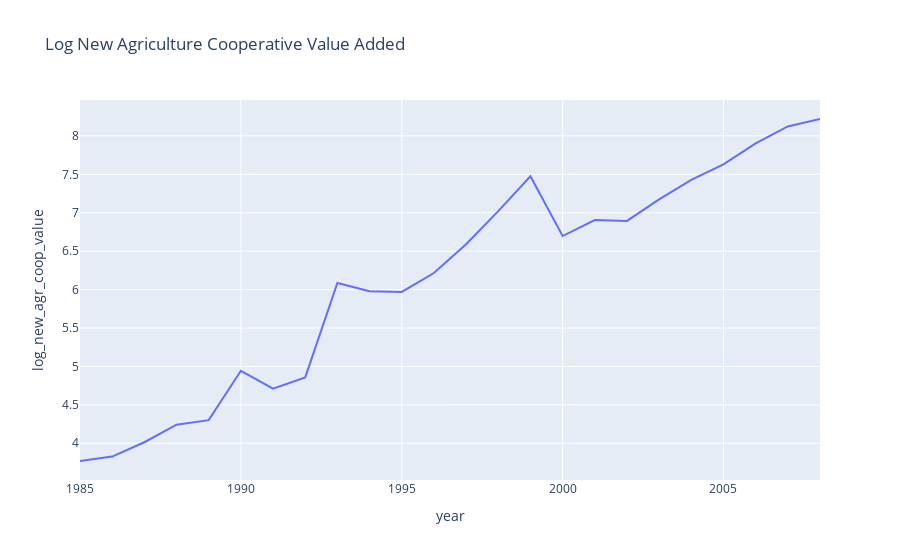

Write notebook code for a chart like this one.
### Code cell
fig = px.line(df, x="year", y="log_new_agr_coop_value", title='Log New Agriculture Cooperative Value Added')
fig.show()

### Figure 1 — Plotly figure (JSON) as saved in the notebook; plotly's stock layout.template omitted (floating-point values rounded to 4 significant figures)
{"data": [{"hovertemplate": "year=%{x}<br>log_new_agr_coop_value=%{y}<extra></extra>", "legendgroup": "", "line": {"color": "#636efa", "dash": "solid"}, "marker": {"symbol": "circle"}, "mode": "lines", "name": "", "orientation": "v", "showlegend": false, "type": "scatter", "x": [1985, 1986, 1987, 1988, 1989, 1990, 1991, 1992, 1993, 1994, 1995, 1996, 1997, 1998, 1999, 2000, 2001, 2002, 2003, 2004, 2005, 2006, 2007, 2008], "xaxis": "x", "y": [3.77, 3.827, 4.014, 4.242, 4.301, 4.943, 4.71, 4.858, 6.085, 5.979, 5.97, 6.216, 6.59, 7.021, 7.475, 6.697, 6.905, 6.893, 7.175, 7.427, 7.63, 7.902, 8.123, 8.22], "yaxis": "y"}], "layout": {"legend": {"tracegroupgap": 0}, "title": {"text": "Log New Agriculture Cooperative Value Added"}, "xaxis": {"anchor": "y", "domain": [0, 1], "title": {"text": "year"}}, "yaxis": {"anchor": "x", "domain": [0, 1], "title": {"text": "log_new_agr_coop_value"}}}}
